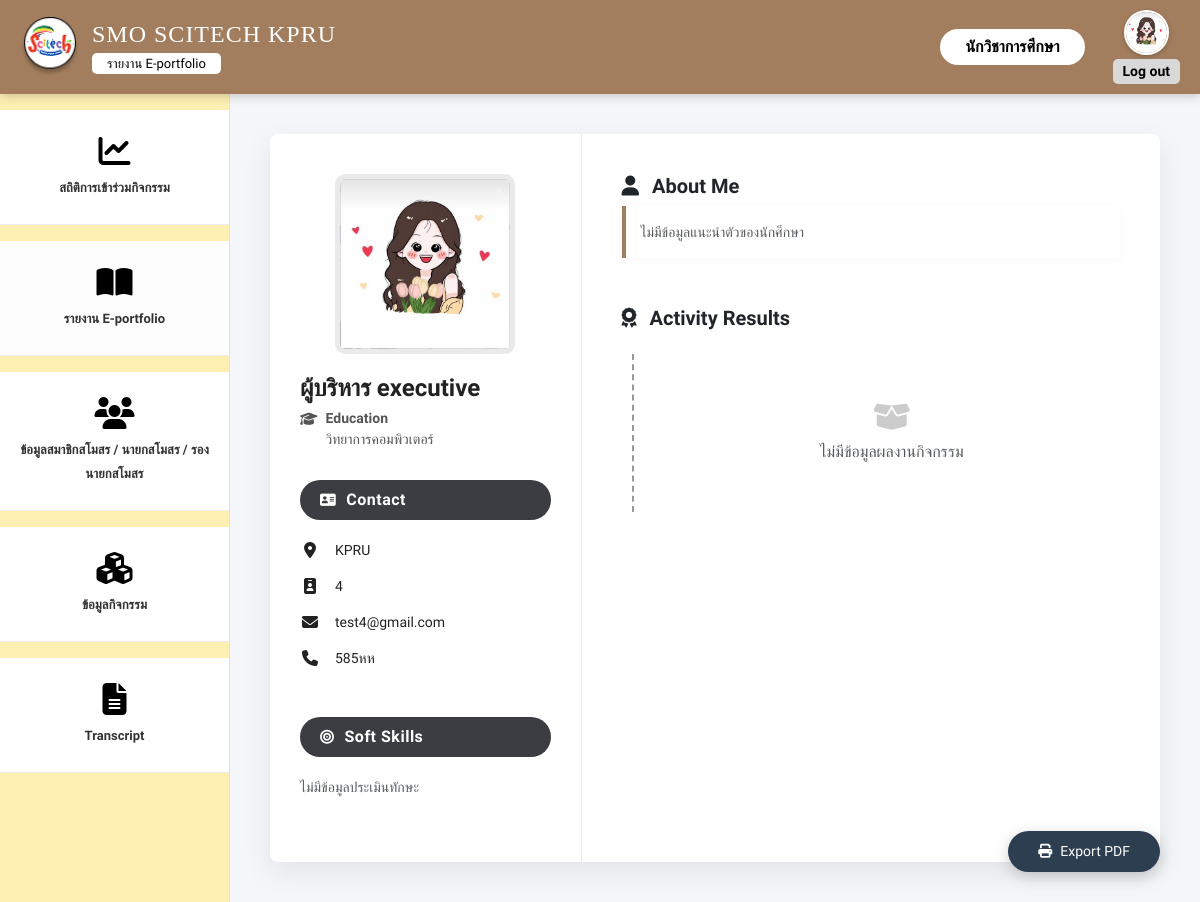
Page /admin_detail_E-portfolio.php?user_id=15&action=portfolio (signed in) on the committed database.
### tables this page shows
CREATE TABLE `users` (
  `user_id` int(11) NOT NULL,
  `first_name` varchar(100) NOT NULL,
  `last_name` varchar(100) NOT NULL,
  `profile_image` varchar(255) DEFAULT 'default.png',
  `idstudent` varchar(191) DEFAULT NULL,
  `email` varchar(255) DEFAULT NULL,
  `phone` varchar(20) DEFAULT NULL COMMENT 'เบอร์โทรศัพท์',
  `about_me` text DEFAULT NULL,
  `password` varchar(255) NOT NULL,
  `academic_year` varchar(4) DEFAULT NULL,
  `year_level` varchar(50) DEFAULT NULL,
  `department` varchar(100) DEFAULT NULL,
  `reset_token` varchar(255) DEFAULT NULL,
  `reset_expiry` datetime DEFAULT NULL,
  `status` enum('active','inactive') NOT NULL DEFAULT 'active',
  `userrole` enum('executive','academic_officer','club_president','club_member') DEFAULT NULL,
  `membership_status` enum('pending','member','no_member') NOT NULL DEFAULT 'pending',
  `created_at` timestamp NOT NULL DEFAULT current_timestamp(),
  `deleted_at` datetime DEFAULT NULL,
  `hard_skill_computer` varchar(255) DEFAULT NULL,
  `comp_level` varchar(50) DEFAULT NULL,
  `hard_skill_lang` varchar(255) DEFAULT NULL,
  `lang_listen` varchar(50) DEFAULT NULL,
  `lang_speak` varchar(50) DEFAULT NULL,
  `lang_read` varchar(50) DEFAULT NULL,
  `lang_write` varchar(50) DEFAULT NULL
);

### admin_detail_E-portfolio.php (the view, shortened to what this page needs)
<?php
include 'db.php';
$admin_user_id = $_SESSION['user_id'];
$stmt_admin = $conn->prepare("SELECT profile_image FROM users WHERE user_id = ?");
$stmt_admin->bind_param("i", $admin_user_id);
$stmt_admin->execute();
$res_admin = $stmt_admin->get_result();
$admin_data = $res_admin->fetch_assoc();
$admin_profile_image = !empty($admin_data['profile_image']) ? $admin_data['profile_image'] : 'default.png';
$target_user_id = isset($_GET['user_id']) ? intval($_GET['user_id']) : 0;
$sql_user = "SELECT * FROM users WHERE user_id = ?";
$stmt_user = $conn->prepare($sql_user);
$stmt_user->bind_param("i", $target_user_id);
$stmt_user->execute();
$user_profile = $stmt_user->get_result()->fetch_assoc();
$full_name = ($user_profile['first_name'] ?? '') . ' ' . ($user_profile['last_name'] ?? '');
$profile_image_file = (!empty($user_profile['profile_image']) && $user_profile['profile_image'] != 'default.png') ? $user_profile['profile_image'] : 'default.png';
$profile_image_url = 'uploads/profiles/' . $profile_image_file;
$saved_skills = [];
$custom_activities = [];
$portfolio_activities = [];
?>
<!DOCTYPE html>
<html lang="th">
<head>
    <link href="https://cdn.jsdelivr.net/npm/bootstrap@5.3.0/dist/css/bootstrap.min.css" rel="stylesheet">
    <link href="https://cdnjs.cloudflare.com/ajax/libs/font-awesome/6.4.0/css/all.min.css" rel="stylesheet">
</head>
<body>
    <div class="wrapper">
        <nav class="top-navbar d-print-none">
            <div class="brand-section">
                <img src="img/logo.png" alt="Logo" class="brand-logo"
                    onerror="this.src='https://placehold.co/60x60?text=Logo'">
                <div style="display: flex; flex-direction: column; align-items: flex-start; line-height: 1.2;">
                    <span class="brand-name">SMO SCITECH KPRU</span>
                    <span class="text-page-pill-btn mt-1">รายงาน E-portfolio</span>
                </div>
            </div>
            <div class="d-flex align-items-center">
                <span class="d-none d-sm-block fw-bold me-2 login-pill-btn">
                    <?php echo htmlspecialchars($_SESSION['first_name'] ?? 'ผู้ใช้งาน'); ?>
                </span>
                <div class="logout-area">
                    <a href="user_management.php">
                        <img src="uploads/profiles/<?php echo htmlspecialchars($admin_profile_image); ?>" alt="Profile"
                            style="width: 45px; height: 45px; border-radius: 50%; object-fit: cover; border: 2px solid white; box-shadow: 0 2px 5px rgba(0,0,0,0.2);">
                    </a>
                    <a href="logout.php" class="logout-text mt-1">Log out</a>
                </div>
            </div>
        </nav>
        <div class="main-wrapper">
            <aside class="sidebar d-print-none">
                <a href="admin_report_activity.php" class="sidebar-item mt-3 mb-3">
                    <i class="fa-solid fa-chart-line"></i>
                    <span>สถิติการเข้าร่วมกิจกรรม</span>
                </a>
                <a href="admin_e-portfolio.php" class="sidebar-item mb-3" style="background: #FDFDFD;">
                    <i class="fa-solid fa-book-open"></i>
                    <span>รายงาน E-portfolio</span>
                </a>
                <?php if (isset($_SESSION['userrole']) && $_SESSION['userrole'] === 'academic_officer'): ?>
                <a href="admin_user_management.php" class="sidebar-item mb-3">
                    <i class="fa-solid fa-users"></i>
                    <span>ข้อมูลสมาชิกสโมสร / นายกสโมสร / รองนายกสโมสร </span>
                </a>
                <?php endif; ?>
                <a href="admin_activity.php" class="sidebar-item mb-3">
                    <i class="fa-solid fa-cubes"></i>
                    <span>ข้อมูลกิจกรรม</span>
                </a>
                <?php if (isset($_SESSION['userrole']) && in_array($_SESSION['userrole'], ['academic_officer', 'club_president'])): ?>
                <a href="admin_transcript.php" class="sidebar-item">
                    <i class="fa-solid fa-file-lines"></i>
                    <span>Transcript</span>
                </a>
                <?php endif; ?>
            </aside>
            <main class="content-area">
                <div class="portfolio-container">
                    <div class="portfolio-left">
                        <div class="profile-img-wrapper">
                            <img src="<?php echo $profile_image_url; ?>" class="portfolio-profile-img" alt="Profile">
                        </div>
                        <div class="portfolio-name"><?php echo htmlspecialchars($full_name); ?></div>
                        <div class="portfolio-edu">
                            <i class="fa-solid fa-graduation-cap mt-1"></i>
                            <div>
                                <strong>Education</strong><br>
                                <?php echo htmlspecialchars($user_profile['department'] ?? 'คณะวิทยาศาสตร์และเทคโนโลยี'); ?>
                            </div>
                        </div>
                        <div class="section-pill"><i class="fa-solid fa-address-card"></i> Contact</div>
                        <div class="contact-item">
                            <i class="fa-solid fa-location-dot"></i> <span>KPRU</span>
                        </div>
                        <div class="contact-item">
                            <i class="fa-solid fa-id-badge"></i>
                            <span><?php echo htmlspecialchars($user_profile['idstudent'] ?? '-'); ?></span>
                        </div>
                        <div class="contact-item">
                            <i class="fa-solid fa-envelope"></i>
                            <span><?php echo htmlspecialchars($user_profile['email'] ?? '-'); ?></span>
                        </div>
                        <?php if(!empty($user_profile['phone'])): ?>
                        <div class="contact-item">
                            <i class="fa-solid fa-phone"></i>
                            <span><?php echo htmlspecialchars($user_profile['phone']); ?></span>
                        </div>
                        <?php endif; ?>
                        <div class="section-pill mt-5"><i class="fa-solid fa-bullseye"></i> Soft Skills</div>
                        <?php if (count($saved_skills) > 0): ?>
                        <?php foreach($saved_skills as $skill_name => $level): ?>
                        <div class="skill-block">
                            <div class="skill-name"><?php echo htmlspecialchars($skill_name); ?></div>
                            <div class="skill-dots">
                                <?php for($i=1; $i<=5; $i++): ?>
                                <i class="fa-solid fa-circle <?php echo ($i <= $level) ? 'active' : ''; ?>"></i>
                                <?php endfor; ?>
                            </div>
                        </div>
                        <?php endforeach; ?>
                        <?php else: ?>
                        <p class="text-muted small mb-4">ไม่มีข้อมูลประเมินทักษะ</p>
                        <?php endif; ?>
                    </div>
                    <div class="portfolio-right">
                        <div class="mb-5" style="break-inside: avoid;">
                            <h5 class="fw-bold text-dark"><i class="fa-solid fa-user me-2"></i> About Me</h5>
                            <p class="small text-muted mt-2"
                                style="line-height: 1.6; background: #fff; padding: 15px; border-left: 4px solid var(--top-bar-bg); box-shadow: 0 2px 10px rgba(0,0,0,0.03);">
                                <?php
                                    if(!empty($user_profile['about_me'])) {
                                        echo nl2br(htmlspecialchars($user_profile['about_me']));
                                    } else {
                                        echo "ไม่มีข้อมูลแนะนำตัวของนักศึกษา";
                                    }
                                ?>
                            </p>
                        </div>
                        <h5 class="fw-bold mb-4 text-dark"><i class="fa-solid fa-award me-2"></i> Activity Results</h5>
                        <div class="timeline-wrapper">
                            <?php if (count($portfolio_activities) == 0 && count($custom_activities) == 0): ?>
                            <div class="text-center py-5 text-muted">
                                <i class="fa-solid fa-box-open mb-2" style="font-size: 30px; color: #ccc;"></i><br>
                                ไม่มีข้อมูลผลงานกิจกรรม
                            </div>
                            <?php endif; ?>
                        </div>
                    </div>
                </div>
            </main>
        </div>
    </div>
    <div class="btn-group-fixed d-print-none">
        <button type="button" onclick="window.print()" class="btn-pill" style="background:#2C3E50;">
            <i class="fa-solid fa-print me-2"></i>Export PDF
        </button>
    </div>
</body>
</html>

### admin_detail_E-portfolio.php (style rules this page uses)
:root { --top-bar-bg: #A37E5E; --yellow-sidebar: #FEEFB3; --light-bg: #F4F6F9; --btn-blue: #6358E1; --theme-dark: #3b3d42; --theme-light: #f8fbff; --text-dark: #222222; --text-muted: #555555; }
body, html { height: 100%; margin: 0; font-family: 'Sarabun', sans-serif; background-color: var(--light-bg); overflow-x: hidden; }
.wrapper { display: flex; flex-direction: column; min-height: 100vh; }
.top-navbar { background-color: var(--top-bar-bg); min-height: 80px; display: flex; align-items: center; padding: 10px 20px; justify-content: space-between; color: white; box-shadow: 0 2px 10px rgba(0, 0, 0, 0.2); z-index: 100; position: sticky; top: 0; }
.brand-section { display: flex; align-items: center; gap: 12px; }
.brand-logo { width: 60px; height: 60px; }
.brand-name { font-size: clamp(16px, 4vw, 24px); font-family: serif; letter-spacing: 1px; white-space: nowrap; }
.login-pill-btn { background: white; color: black; padding: 6px 25px; border-radius: 50px; text-decoration: none; font-weight: bold; font-size: 16px; transition: 0.3s; }
.text-page-pill-btn { background: white; color: black; padding: 3px 15px; border-radius: 5px; text-decoration: none; font-size: 13px; font-weight: 500; }
.logout-area { text-align: center; margin-left: 20px; }
.logout-text { color: #000; font-weight: bold; text-decoration: none; font-size: 14px; background: #D9D9D9; padding: 2px 10px; border-radius: 5px; display: block; }
.main-wrapper { display: flex; flex: 1; position: relative; }
.sidebar { width: 230px; background-color: var(--yellow-sidebar); flex-shrink: 0; display: flex; flex-direction: column; border-right: 1px solid rgba(0, 0, 0, 0.05); transition: 0.3s ease-in-out; z-index: 99; }
.sidebar-item { background: white; padding: 25px 10px; text-align: center; border-bottom: 1px solid #eee; text-decoration: none; color: #333; display: block; transition: all 0.3s ease; }
.sidebar-item i { font-size: 32px; display: block; margin-bottom: 8px; color: #000; }
.sidebar-item span { font-weight: bold; font-size: 13px; }
.content-area { flex-grow: 1; padding: 40px; display: flex; justify-content: center; align-items: flex-start; }
.portfolio-container { width: 100%; max-width: 1100px; background: white; display: flex; box-shadow: 0 10px 30px rgba(0, 0, 0, 0.08); border-radius: 8px; overflow: hidden; }
.section-pill { background-color: var(--theme-dark); color: white; padding: 8px 20px; border-radius: 25px; font-weight: 700; font-size: 16px; margin-bottom: 20px; display: flex; align-items: center; letter-spacing: 0.5px; }
.section-pill i { margin-right: 10px; font-size: 14px; }
.portfolio-left { width: 35%; padding: 40px 30px; border-right: 1px solid #EBEBEB; }
.profile-img-wrapper { text-align: center; margin-bottom: 20px; }
.portfolio-profile-img { width: 180px; height: 180px; object-fit: cover; border: 5px solid #eaeaea; border-radius: 10px; background-color: #fff; }
.portfolio-name { font-size: 24px; font-weight: 700; color: var(--text-dark); line-height: 1.2; margin-bottom: 5px; }
.portfolio-edu { font-size: 14px; color: var(--text-muted); font-weight: 500; margin-bottom: 30px; display: flex; align-items: flex-start; gap: 8px; }
.contact-item { display: flex; align-items: center; gap: 15px; margin-bottom: 15px; font-size: 14px; color: var(--text-dark); }
.contact-item i { color: var(--text-dark); font-size: 16px; width: 20px; text-align: center; }
.portfolio-right { width: 65%; background: #FFFFFF; padding: 40px; }
.timeline-wrapper { border-left: 2px dashed #999; margin-left: 10px; padding-left: 30px; margin-top: 10px; }
.btn-group-fixed { position: fixed; bottom: 30px; right: 40px; display: flex; gap: 15px; z-index: 100; }
.btn-pill { background: var(--btn-blue); color: white; border-radius: 50px; padding: 10px 30px; border: none; font-size: 14px; font-weight: 500; text-decoration: none; box-shadow: 0 4px 15px rgba(0, 0, 0, 0.2); transition: 0.3s; cursor: pointer; }

### rows in the picture
users: profile_image (picture)
users: profile_image (picture), full_name "ผู้บริหาร executive", department "วิทยาการคอมพิวเตอร์", idstudent "4", email "test4@gmail.com", phone "585หห"

### other values in the picture
$_SESSION['first_name'] "นักวิชาการศึกษา"
